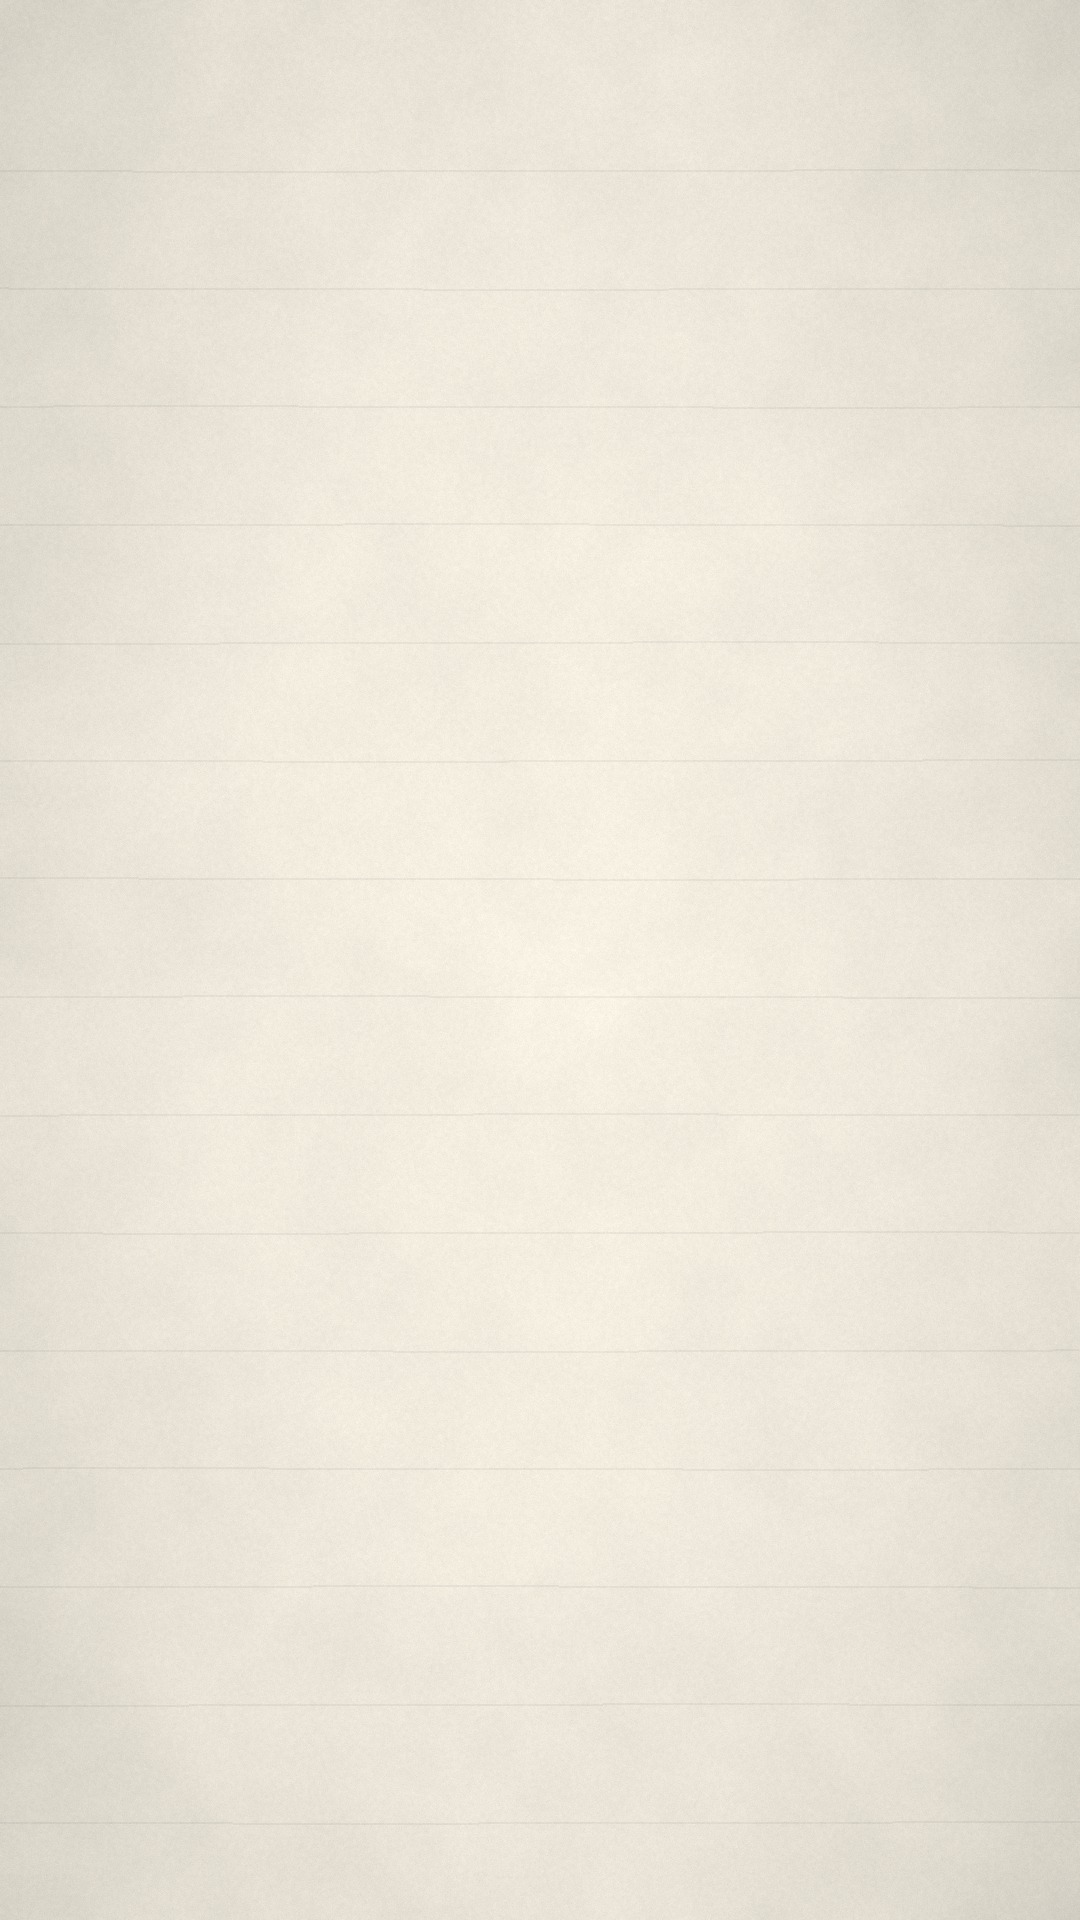

This chart was generated by the following Python code:
# Generates a warm, slightly aged paper texture (1080x1920) with faint ruled lines.
import numpy as np
from PIL import Image, ImageFilter
W, H = 1080, 1920
rng = np.random.default_rng(7)

def blur_noise(scale, sigma):
    n = rng.random((H // scale + 2, W // scale + 2)).astype(np.float32)
    img = Image.fromarray((n * 255).astype(np.uint8)).resize((W, H), Image.BICUBIC)
    img = img.filter(ImageFilter.GaussianBlur(sigma))
    return np.asarray(img, np.float32) / 255.0

base = np.array([246, 240, 227], np.float32)          # Malakah Elfenbein #F3EDE0
blotch = blur_noise(60, 40) * 0.6 + blur_noise(20, 12) * 0.4
grain = rng.normal(0, 1, (H, W)).astype(np.float32)
fibers = blur_noise(3, 0.8)
yy, xx = np.mgrid[0:H, 0:W].astype(np.float32)
vign = ((xx / W - .5) ** 2 * 1.4 + (yy / H - .5) ** 2) ** 1.0
shade = 1.0 - 0.07 * (blotch - .5) - 0.22 * vign - 0.02 * (fibers - .5)
img = base[None, None, :] * shade[..., None] + grain[..., None] * 2.2
# faint ruled lines like the notebook in the original photo
for y in range(170, H, 118):
    wob = (np.sin(xx[0] / 210.0 + y) * 1.2).astype(int)
    for x in range(W):
        yy0 = y + wob[x]
        img[yy0:yy0 + 2, x] *= 0.955
img = np.clip(img, 0, 255).astype(np.uint8)
Image.fromarray(img).save("paper.jpg", quality=92)
print("ok")
